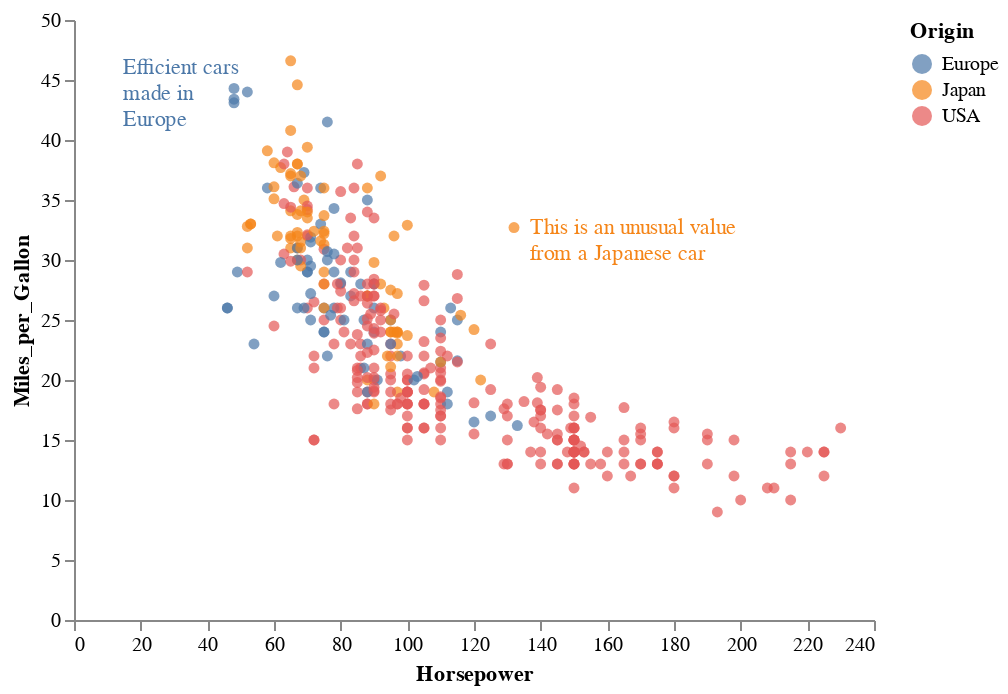

Here is the notebook cell this chart was saved with:
### Code cell
# Step 5: hide grid
chart.configure_view(strokeWidth=0).configure_axis(grid=False)

### Figure 1 — Vega-Lite specification as saved in the notebook (floating-point values rounded to 4 significant figures; data arrays with more than 128 entries replaced by an {"elided": "..."} marker saying what was removed)
{"config": {"view": {"continuousWidth": 400, "continuousHeight": 300, "strokeWidth": 0}, "axis": {"grid": false}}, "layer": [{"data": {"name": "data-309e2be47772e1e29443579b44ff876b"}, "mark": "circle", "encoding": {"color": {"field": "Origin", "type": "nominal"}, "tooltip": [{"field": "Horsepower", "type": "quantitative"}, {"field": "Miles_per_Gallon", "type": "quantitative"}], "x": {"field": "Horsepower", "type": "quantitative"}, "y": {"field": "Miles_per_Gallon", "type": "quantitative"}}}, {"data": {"name": "data-3ee6cc0145c625682b5c4b2bb204676e"}, "mark": {"type": "text", "align": "left", "baseline": "middle", "dx": 8, "lineBreak": "\n"}, "encoding": {"color": {"field": "Origin", "type": "nominal"}, "text": {"field": "Annotation", "type": "nominal"}, "x": {"field": "Horsepower", "type": "quantitative"}, "y": {"field": "Miles_per_Gallon", "type": "quantitative"}}}], "$schema": "https://vega.github.io/schema/vega-lite/v4.17.0.json", "datasets": {"data-309e2be47772e1e29443579b44ff876b": {"elided": "392 records"}, "data-3ee6cc0145c625682b5c4b2bb204676e": [{"Horsepower": 132, "Miles_per_Gallon": 32.7, "Origin": "Japan", "Annotation": "This is an unusual value \n from a Japanese car"}, {"Horsepower": 10, "Miles_per_Gallon": 46.0, "Origin": "Europe", "Annotation": "Efficient cars \n made in \n Europe"}]}}
